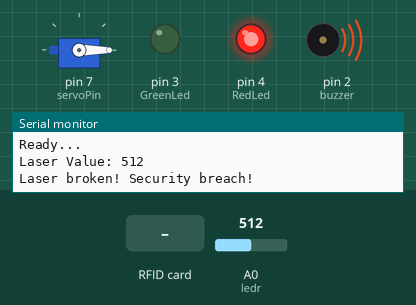
Simulated run of this sketch. Board: Arduino Uno, built with avr-gcc and run on an emulated ATmega328P. On the bench: servo, output pins drawn as LEDs (lit = HIGH), buzzer (waves = sounding), the last lines printed to the serial monitor. The inputs (shaded band) are chosen by the test bench; at power-on: A0 (ledr) = 512. Pins used as bus, display or sensor lines are not drawn.

Above: at 1.2 s.
1.3 s: RFID card 18 3E DF 59 held to the reader
At 5.3 s:
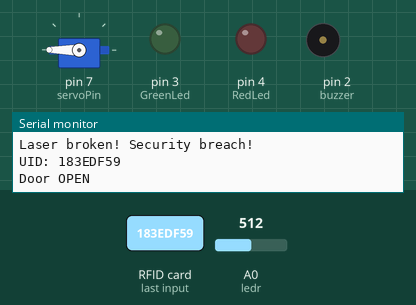
5.6 s: RFID card 5E 7A 19 C4 held to the reader
At 13.0 s:
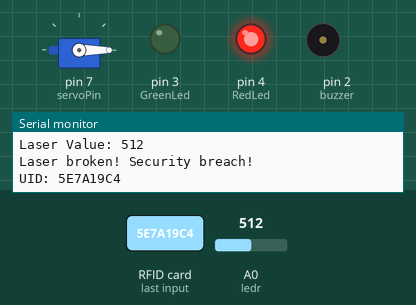
13.4 s: A0 (ledr) set to 30
At 17.3 s:
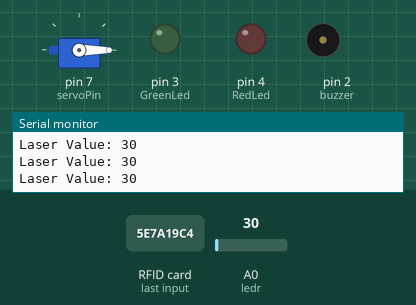
21.2 s: A0 (ledr) set to 37
25.1 s: A0 (ledr) set to 45
At 26.5 s:
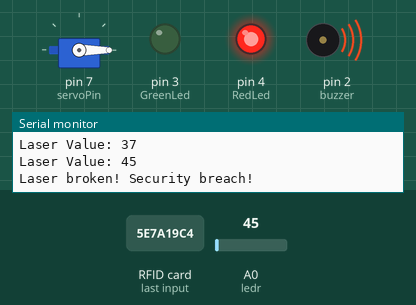
Timing chart, 0 to 32.7 s (numbered marks = the images above; inputs shaded):
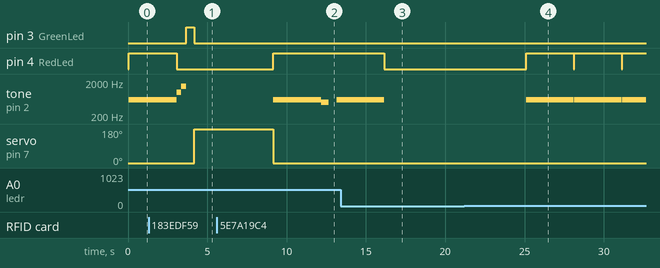

The sketch:

SmartSecureDoor.ino
```cpp
#include <SPI.h>
#include <MFRC522.h>
#include <Servo.h>
#include <avr/wdt.h>

#define SS_PIN 10
#define RST_PIN 9

#define RedLed 4
#define GreenLed 3
#define buzzer 2
#define servoPin 7
#define ledr A0   // LDR pin for laser detection

bool doorOpen = false;

MFRC522 rfid(SS_PIN, RST_PIN);
Servo myServo;

int threshold = 40; // Laser break detection threshold
const String Correct_card = "183EDF59";

void setup() {
  Serial.begin(9600);
  SPI.begin();
  rfid.PCD_Init();

  wdt_enable(WDTO_2S);  // Enable watchdog timer

  pinMode(RedLed, OUTPUT);
  pinMode(GreenLed, OUTPUT);
  pinMode(buzzer, OUTPUT);
  pinMode(ledr, INPUT); // LDR input pin

  myServo.attach(servoPin);
  closeDoor();

  Serial.println("Ready...");
}

void loop() {
  wdt_reset();

  // 🚨 Laser security check
  checkLaserSecurity();

  // RFID check
  if (!rfid.PICC_IsNewCardPresent() || !rfid.PICC_ReadCardSerial()) return;

  String id = "";
  for (byte i = 0; i < rfid.uid.size; i++) {
    id += String(rfid.uid.uidByte[i], HEX);
  }
  id.toUpperCase();

  Serial.println("UID: " + id);

  if (id == Correct_card) {
    successSound();
    digitalWrite(GreenLed, HIGH);
    delay(500);
    digitalWrite(GreenLed, LOW);

    openDoor();  // Open the door
    for (int i = 0; i < 10; i++) {
      delay(500);
      wdt_reset();
    }
    closeDoor(); // Close it

  } else {
    digitalWrite(RedLed, HIGH);
    warningSound();
    delay(500);
    digitalWrite(RedLed, LOW);
    Serial.println("Incorrect card");
  }

  rfid.PICC_HaltA();
  rfid.PCD_StopCrypto1();
}

void checkLaserSecurity() {
  int laserValue = analogRead(ledr);
  Serial.print("Laser Value: ");
  Serial.println(laserValue);

  if (laserValue > threshold) {
    Serial.println("Laser broken! Security breach!");
    digitalWrite(RedLed, HIGH);

    // 🔔 Beep continuously for 5 seconds
    unsigned long start = millis();
    while (millis() - start < 3000) {
      tone(buzzer, 600);
      delay(100);  // small delay to allow watchdog to reset
      wdt_reset(); // keep watchdog happy
    }
    noTone(buzzer);
    digitalWrite(RedLed, LOW);

    // Optionally lock door if open
    if (doorOpen) {
      closeDoor();
      Serial.println("Door closed due to breach!");
    }
  }
}

void warningSound() {
  tone(buzzer, 500, 500);
  delay(500);
  noTone(buzzer);
}

void successSound() {
  tone(buzzer, 1000, 300);
  delay(300);
  noTone(buzzer);
  tone(buzzer, 1500, 300);
  delay(300);
  noTone(buzzer);
}

void closeDoor() {
  myServo.write(0);
  doorOpen = false;
  Serial.println("Door CLOSED");
}

void openDoor() {
  myServo.write(180);
  doorOpen = true;
  Serial.println("Door OPEN");
}
```

Measured:
- the behaviour switches between 40 and 41 on A0 (ledr) (found by bisection; images 3 and 4)
- after the input at 1.3 s, pin 3 (GreenLed): LOW → HIGH after 2.4 s, → LOW 0.50 s later; pin 4 (RedLed): goes on until 3.1 s, then stays LOW; servo on pin 7 (servoPin): 0° → 180° after 2.9 s
- after the input at 5.6 s, pin 4 (RedLed): goes on until 9.2 s, then stays HIGH
- after the input at 13.4 s, pin 4 (RedLed): goes on until 16.2 s, then stays LOW; tone on pin 2 (buzzer): goes on until 16.2 s, then stays silent
- after the input at 25.1 s, pin 4 (RedLed): alternates HIGH for 3.0 s and LOW for 0.03 s, starting at once; tone on pin 2 (buzzer): alternates 600 Hz for 3.0 s and silent for 0.03 s, starting at once
